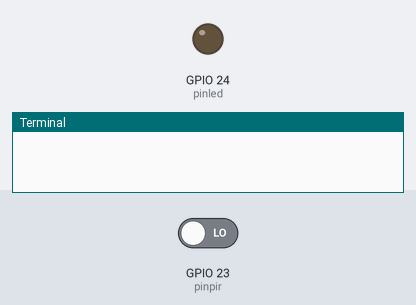
The program below on a simulated Raspberry Pi (BCM pin numbers). On the bench: output pins drawn as LEDs (lit = HIGH), the last lines printed to the terminal. The test bench sets the inputs (shaded band); at power-on: GPIO 23 (pinpir) LOW.

Above: at 1.2 s.
1.3 s: GPIO 23 (pinpir) driven HIGH
At 1.7 s:
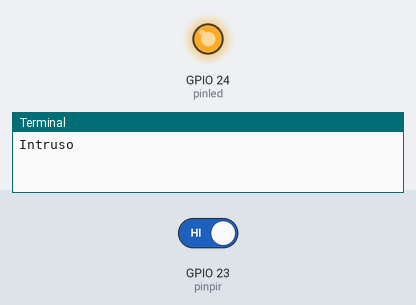
Timing chart, 0 to 4.3 s (numbered marks = the images above; inputs shaded):
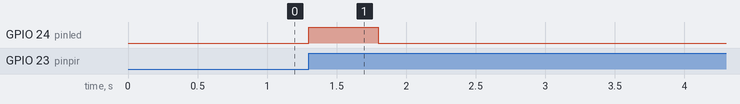

Measured:
- after the input at 1.3 s, GPIO 24 (pinled): LOW → HIGH at once, → LOW 0.50 s later

The program:

Sensor_PIR_V2.py
```python
# Puesta en marcha del sensor PIR (V2)
# Se añade detección de eventos y encendido de un led
import RPi.GPIO as GPIO
import time

def intruso_detectado(channel):
	print("Intruso")
	GPIO.output(pinled, GPIO.HIGH)		# Activa LED
	time.sleep(0.5)
	GPIO.output(pinled, GPIO.LOW)		# Desactiva LED

#	GPIO.remove_event_detect(pinpir)
#	GPIO.add_event_detect(pinpir, GPIO.RISING, callback=intruso_detectado, bouncetime=300)


pinpir = 23
pinled = 24

GPIO.setmode(GPIO.BCM)			# Selecciona modo BCM (Funcionalidad)
GPIO.setup(pinpir, GPIO.IN)		# Programa como entrada
GPIO.setup(pinled, GPIO.OUT)    # Programa como PIN salida


#GPIO.setup(pinpir, GPIO.IN, pull_up_down=GPIO.PUD_DOWN)		# Programa como entrada
#GPIO.setup(pinled, GPIO.OUT, initial=GPIO.LOW)				# Programa como PIN salida y inicialmente apagado

#GPIO.add_event_detect(pinpir, GPIO.RISING, callback=detect_intrusos, bouncetime=300)

GPIO.add_event_detect(pinpir, GPIO.RISING, callback=intruso_detectado)


try:
	while True:
#		print("\nWorking...", 'H' if GPIO.input(pinpir)==GPIO.HIGH else 'L')
		time.sleep(1)

except KeyboardInterrupt:
	print("Programa finalizado por el usuario")

finally:
    GPIO.cleanup()

'''
apt install python3-rpi-lgpio
Ha calgut aquest comandament per utilitzar aquest codi d'interrupcions
Aquest codi l'hem provat per canviar el paradigma
while True:
    if GPIO.input(pirpin) == 1:
        print("Alerta intrusos")
    time.sleep(1)
'''
```
